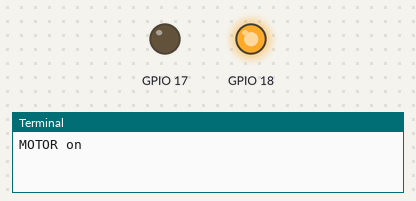
Simulated run of this program. Board: Raspberry Pi (BCM pin numbers). Parts: output pins drawn as LEDs (lit = HIGH), the last lines printed to the terminal. At 32.0 s the program stops and its outputs stay as they are.

Above: at 2.0 s.
At 6.0 s:
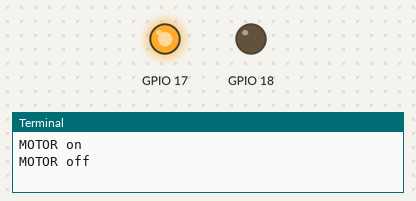
Timing chart, 0 to 10.4 s (numbered marks = the images above):
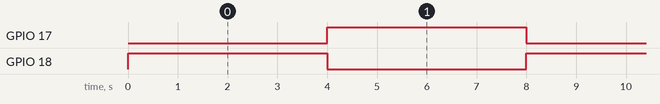

Measured:
- by itself, GPIO 17, GPIO 18: alternates HIGH for 4.0 s and LOW for 4.0 s

The program:

controlling.py
```python
import RPi.GPIO as GPIO
import time
GPIO.setmode(GPIO.BCM)
GPIO.setwarnings(False)
GPIO.setup(18,GPIO.OUT)
GPIO.setup(17,GPIO.OUT)
i=1


while 1:
  print "MOTOR on"
  GPIO.output(18,GPIO.HIGH)
  GPIO.output(17,GPIO.LOW)
  time.sleep(4)
  print "MOTOR off"
  GPIO.output(18,GPIO.LOW)
  GPIO.output(17,GPIO.HIGH)
  time.sleep(4)
  i=i+1
  if (i>4):
   break
```
